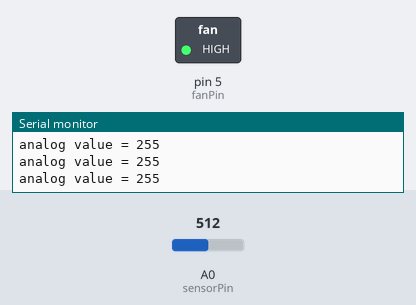
This sketch was run on a simulated Arduino Uno, built with avr-gcc and run on an emulated ATmega328P. On the bench: switched loads named in the sketch (green lamp = pin HIGH), the last lines printed to the serial monitor. The inputs (shaded band) are chosen by the test bench; at power-on: A0 (sensorPin) = 512.

Above: at 1.2 s.
1.3 s: A0 (sensorPin) set to 410
2.8 s: A0 (sensorPin) set to 385
At 4.2 s:
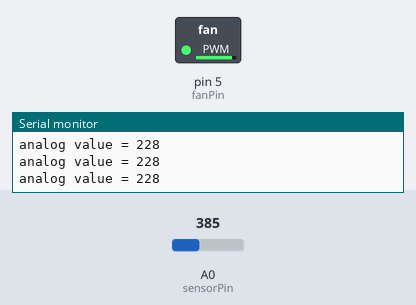
4.5 s: A0 (sensorPin) set to 306
At 5.5 s:
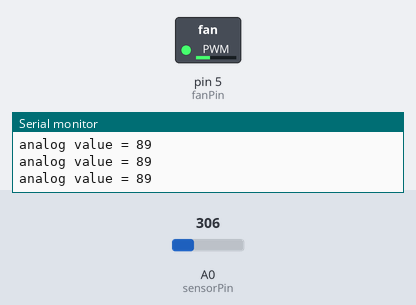
6.0 s: A0 (sensorPin) set to 245
At 6.7 s:
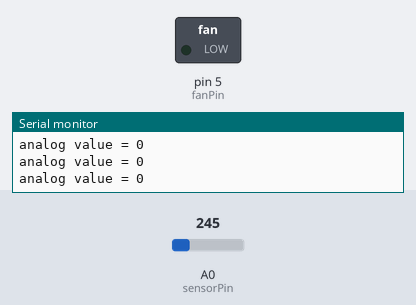
Timing chart, 0 to 8.5 s (numbered marks = the images above; inputs shaded):
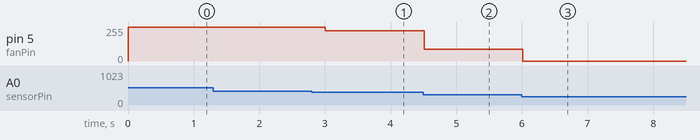

The sketch:

Fan.ino
```cpp
const int fanPin = 5;
const int sensorPin = A0;

const int minReading = 255;
const int maxReading = 400;
const int fanStart = 100;

int analogValue = 0;

void setup() {
  Serial.begin(9600);

}

void loop() {
  analogValue = analogRead(sensorPin);
  analogValue = constrain(analogValue, minReading, maxReading);
  analogValue = map(analogValue, minReading, maxReading, 0, 255);
  Serial.print("analog value = " );
  Serial.println(analogValue, DEC);

  if ((analogValue > minReading) && (analogValue < fanStart))
  analogWrite(fanPin, fanStart);
  else analogWrite(fanPin, analogValue);

  delay(250);
}
```

Measured:
- after the input at 2.8 s, pin 5 (fanPin): 255/255 → 228/255 after 0.21 s
- after the input at 4.5 s, pin 5 (fanPin): 228/255 → 89/255 at once
- after the input at 6.0 s, pin 5 (fanPin): 89/255 → 0/255 at once
